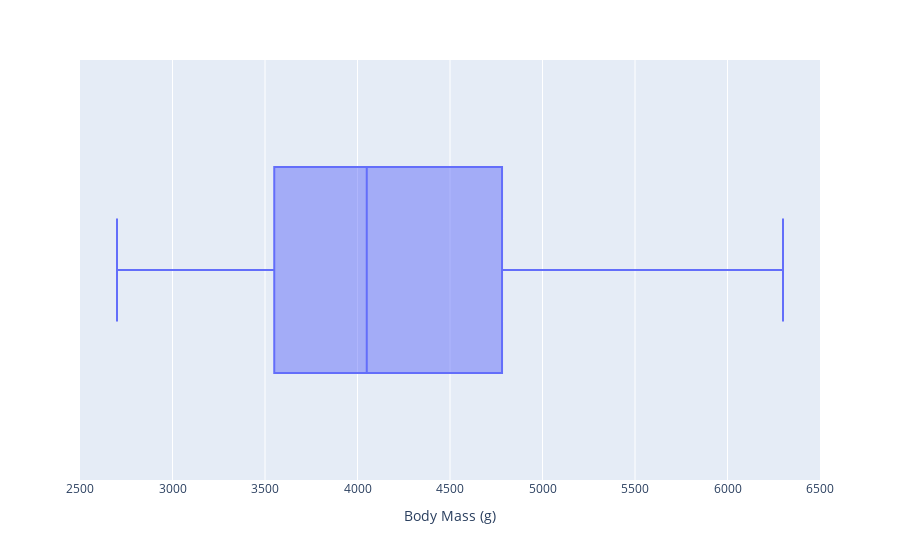

Write notebook code for a chart like this one.
### Code cell
px.box(df,x='Body Mass (g)')

### Figure 1 — Plotly figure (JSON) as saved in the notebook; plotly's stock layout.template omitted (floating-point values rounded to 4 significant figures; data arrays with more than 128 entries replaced by an {"elided": "..."} marker saying what was removed)
{"data": [{"alignmentgroup": "True", "hovertemplate": "Body Mass (g)=%{x}<extra></extra>", "legendgroup": "", "marker": {"color": "#636efa"}, "name": "", "notched": false, "offsetgroup": "", "orientation": "h", "showlegend": false, "type": "box", "x": {"elided": "333 int values"}, "x0": " ", "xaxis": "x", "y0": " ", "yaxis": "y"}], "layout": {"boxmode": "group", "legend": {"tracegroupgap": 0}, "margin": {"t": 60}, "xaxis": {"anchor": "y", "domain": [0, 1], "title": {"text": "Body Mass (g)"}}, "yaxis": {"anchor": "x", "domain": [0, 1]}}}
